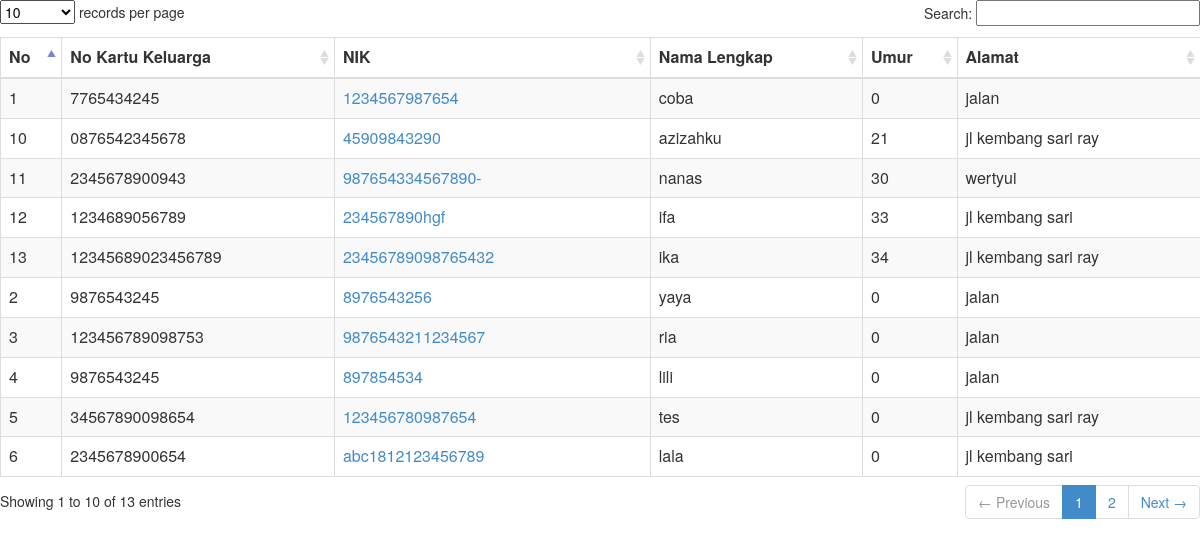
/menu/list_ibu.php, run on the app's committed database.
### tables this page shows
CREATE TABLE `tblpenduduk` (
  `id` int(12) NOT NULL AUTO_INCREMENT,
  `NoKK` varchar(18) NOT NULL,
  `PosisiKKID` tinyint(4) NOT NULL DEFAULT '0',
  `UrutPosisiKK` tinyint(4) NOT NULL DEFAULT '0',
  `KartuID` tinyint(1) DEFAULT '0',
  `NoIdentitas` varchar(20) NOT NULL,
  `NamaLengkap` varchar(255) DEFAULT NULL,
  `NamaAyah` varchar(50) NOT NULL,
  `NamaIbu` varchar(50) NOT NULL,
  `JenisKelamin` tinyint(1) DEFAULT '0',
  `TempatLahir` varchar(4) DEFAULT NULL,
  `TanggalLahir` date DEFAULT NULL,
  `Agama` tinyint(4) DEFAULT '0',
  `StatusPerkawinan` tinyint(4) DEFAULT '0',
  `Pekerjaan` tinyint(4) DEFAULT '0',
  `StatusKependudukan` tinyint(1) DEFAULT '0',
  `PendudukAsli` tinyint(1) DEFAULT '0',
  `Jalan` varchar(255) DEFAULT NULL,
  `RT` varchar(3) DEFAULT NULL,
  `RW` varchar(3) DEFAULT NULL,
  `NegaraID` varchar(3) DEFAULT NULL,
  `ProvinsiID` varchar(2) DEFAULT NULL,
  `KabupatenID` varchar(4) DEFAULT NULL,
  `KecamatanID` varchar(6) DEFAULT NULL,
  `KelurahanID` varchar(10) DEFAULT NULL,
  `DusunID` varchar(12) DEFAULT NULL,
  `KodePos` varchar(5) DEFAULT NULL,
  `NoTelp` varchar(20) DEFAULT NULL,
  `NoHP` varchar(20) DEFAULT NULL,
  `Email` varchar(50) DEFAULT NULL,
  `WebSite` varchar(50) DEFAULT NULL,
  `JalanLama` varchar(255) DEFAULT NULL,
  `RTLama` varchar(3) DEFAULT NULL,
  `RWLama` varchar(3) DEFAULT NULL,
  `KelurahanIDLama` varchar(10) DEFAULT NULL,
  `KecamatanIDLama` varchar(6) DEFAULT NULL,
  `KabupatenIDLama` varchar(4) DEFAULT NULL,
  `ProvinsiIDLama` varchar(2) DEFAULT NULL,
  `NegaraIDLama` varchar(255) DEFAULT NULL,
  `KodePosLama` varchar(5) DEFAULT NULL,
  `Photo` varchar(255) DEFAULT NULL,
  `TanggalEntry` datetime DEFAULT NULL,
  `StatusTinggal` tinyint(4) DEFAULT '0',
  `PendidikanID` tinyint(4) DEFAULT '0',
  `BacaID` varchar(3) DEFAULT NULL,
  `MutasiID` int(11) NOT NULL,
  `MaksudKedatangan` varchar(50) NOT NULL,
  `NoIdentitasDituju` varchar(20) NOT NULL,
  `TanggalDatang` date NOT NULL,
  `TanggalPergi` date NOT NULL,
  `Keterangan` text NOT NULL,
  `kk_pindah` tinyint(4) DEFAULT NULL,
  `kk_tidak_pindah` tinyint(4) DEFAULT NULL,
  `status` varchar(30) DEFAULT NULL,
  `AlasanPindahID` int(4) DEFAULT NULL,
  `KlasifikasiPindahID` int(4) DEFAULT NULL,
  `JenisKepindahanID` int(4) DEFAULT NULL,
  `Keturunan` int(1) DEFAULT NULL,
  `xNoKKLama` varchar(50) DEFAULT NULL,
  PRIMARY KEY (`id`,`NoIdentitas`),
  UNIQUE KEY `NoIdentitas` (`NoIdentitas`),
  KEY `DusunID` (`DusunID`),
  KEY `NoKK` (`NoKK`),
  KEY `PosisiKKID` (`PosisiKKID`),
  KEY `UrutPosisiKK` (`UrutPosisiKK`)
);

### menu/list_ibu.php (the view, shortened to what this page needs)
        <link href="../css/bootstrap.min.css" rel="stylesheet" type="text/css" />
        <link href="../css/datatables/dataTables.bootstrap.css" rel="stylesheet" type="text/css" />
<body>
<form name="formKK" action="" method="post">
<div class="box-body table-responsive">
                                    <table id="example1" class="table table-bordered table-striped">
                                        <thead>
                                            <tr>
											  <th>No</th>
											  <th>No Kartu Keluarga</th>
											  <th>NIK</th>
											  <th>Nama Lengkap</th>
											  <th>Umur</th>
											  <th>Alamat</th>
											  </tr>
											</thead>
											<tbody>
  <?php
  function hitUmur($tgllahir) {
        $tgl = explode("-", $tgllahir);
        $umur = date("Y") - $tgl[0];
        if(($tgl[1] > date("m")) || ($tgl[1] == date("m") && date("d") < $tgl[2]))
        {
            $umur -= 1;
        }
        return $umur;
		}
  $sql = "select * from tblpenduduk where JenisKelamin='1' ORDER BY TanggalLahir DESC";
	$q = mysql_query($sql); $no=0; while($qq=mysql_fetch_array($q)) { $no++;
		$kel=mysql_query("SELECT NamaKelurahan from tblkelurahan where KelurahanID='$qq[KelurahanID]'");
		$l=mysql_fetch_array($kel);
		$kerja =mysql_query("SELECT NamaPekerjaan FROM tblpekerjaan where PekerjaanID='$qq[Pekerjaan]'");
		$krj   =mysql_fetch_array($kerja);
$nama		 =$qq['NamaLengkap'];
$nokk 		 =$qq['NoKK'];
$nik		 =$qq['NoIdentitas'];
$tgl		 =$qq['TanggalLahir'];
$pekerjaan	 =$krj['NamaPekerjaan'];
$alamat		 =$qq['Jalan'];
$kelurahan 	 =$l['NamaKelurahan'];
$umur 		 =hitUmur($tgl);
?>
	<tr><td><?php echo"$no"; ?></td>
			<td><?php echo"$nokk"; ?></td>
			<td><a href="#" onClick="javascript:pilih('<?php echo"$nama";?>',
														'<?php echo"$nik";?>',
														'<?php echo"$tgl";?>',
														'<?php echo"$umur";?>',
														'<?php echo"$pekerjaan";?>',
														'<?php echo"$alamat";?>',
														'<?php echo"$kelurahan";?>')"><?php echo"$nik";?></a></td>
			<td><?php echo"$nama";?></td>
			<td><?php echo"$umur";?></td>
			<td><?php echo"$qq[Jalan]";?></td>
	</tr>
<?php
	}
 echo"</tbody>
	</table>
	</div>
</form>";
?>
</body>

### data on the page
tblpenduduk: NoKK "7765434245", NoIdentitas "1234567987654", NamaLengkap "coba", TanggalLahir "0", Jalan "jalan"
tblpenduduk: NoKK "9876543245", NoIdentitas "8976543256", NamaLengkap "yaya", TanggalLahir "0", Jalan "jalan"
tblpenduduk: NoKK "123456789098753", NoIdentitas "9876543211234567", NamaLengkap "ria", TanggalLahir "0", Jalan "jalan"
tblpenduduk: NoKK "9876543245", NoIdentitas "897854534", NamaLengkap "lili", TanggalLahir "0", Jalan "jalan"
tblpenduduk: NoKK "34567890098654", NoIdentitas "123456780987654", NamaLengkap "tes", TanggalLahir "0", Jalan "jl kembang sari ray"
tblpenduduk: NoKK "2345678900654", NoIdentitas "abc1812123456789", NamaLengkap "lala", TanggalLahir "0", Jalan "jl kembang sari"
tblpenduduk: NoKK "0876542345678", NoIdentitas "45909843290", NamaLengkap "azizahku", TanggalLahir "21", Jalan "jl kembang sari ray"
tblpenduduk: NoKK "2345678900943", NoIdentitas "987654334567890-", NamaLengkap "nanas", TanggalLahir "30", Jalan "wertyui"
tblpenduduk: NoKK "1234689056789", NoIdentitas "234567890hgf", NamaLengkap "ifa", TanggalLahir "33", Jalan "jl kembang sari"
tblpenduduk: NoKK "12345689023456789", NoIdentitas "23456789098765432", NamaLengkap "ika", TanggalLahir "34", Jalan "jl kembang sari ray"
